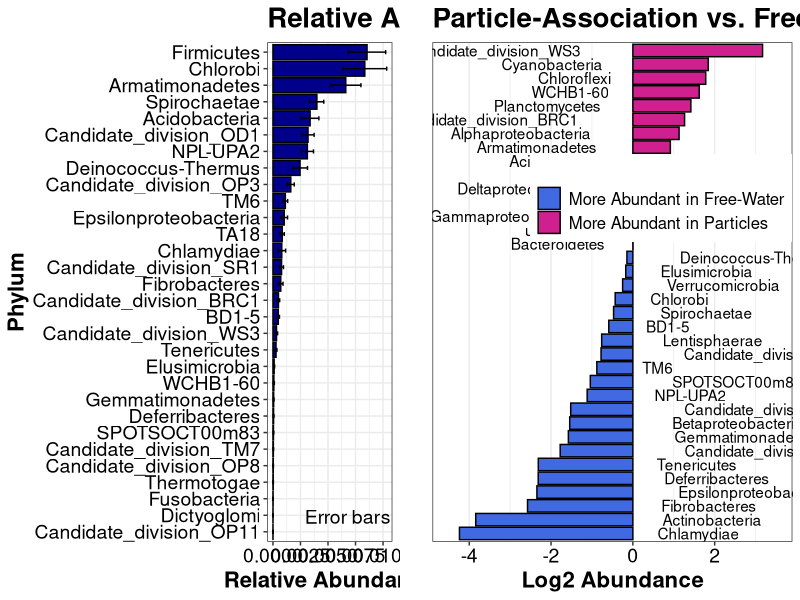
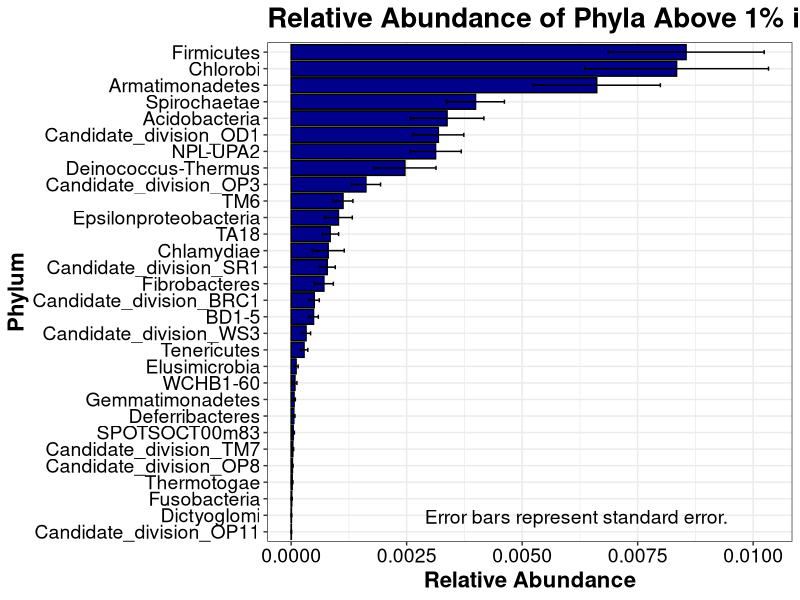
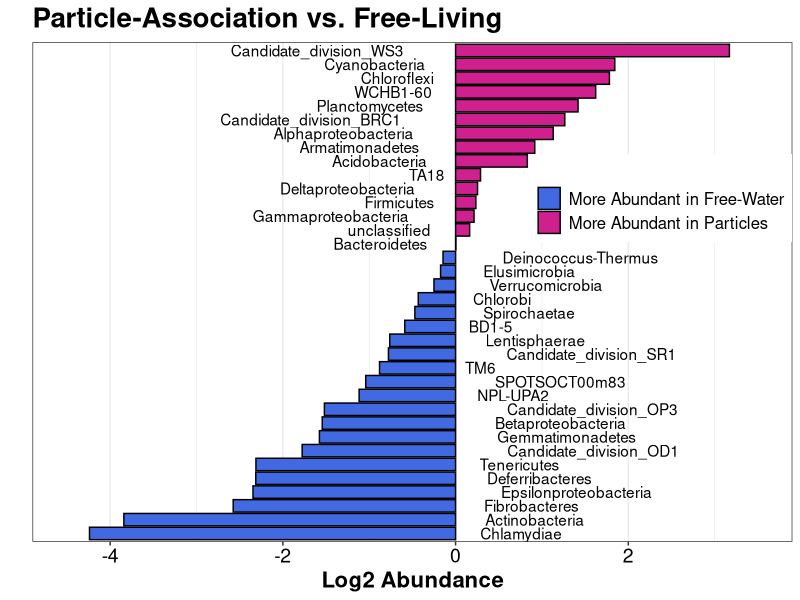

The R script that drew these images, in order:
## ---- chunk 1
library(ggplot2)
library(plyr)


phyla <- read.csv(file = "Phyla_Table.csv")
phyla <- subset(phyla,  select=c("sample", "trophicstate",  "Phylum", "abundPerPhylum", "filter", "lakenames", "limnion"))

class <- read.csv(file = "Class_Table.csv")
class <- subset(class,  select=c("sample", "trophicstate",  "Phylum", "Class", "AbundPerClass", "filter", "lakenames", "limnion"))

#Setting up our data frame
#To include the sub-phyla of the Proteobacteria merge the alpha, beta, delta, epsilon, gamma, 
#1.  Subset Proteo
proteo <- subset(class, Phylum == "Proteobacteria")
#2.  Subtract Proteos from phyla table
phyla <- subset(phyla, Phylum != "Proteobacteria")
#3.  Make class and phyla table the same -> a.  Remove Phylum column in class table
proteo$Phylum = NULL
#b.  Renmae Class column to be named Phylum to match phyla table
colnames(proteo) <- c("sample", "trophicstate", "Phylum", "SeqAbundance", "filter", "lakenames", "limnion")
colnames(phyla) <- c("sample", "trophicstate", "Phylum", "SeqAbundance", "filter", "lakenames", "limnion")
#4.  Rbind class and phyla tables.
data <- rbind(proteo, phyla)
#I normalized/rarefied at 8500 seqs, so to get relative abundance I am dividing by 8500
data$RelAbundance <- data$SeqAbundance/8500
data <- subset(data, lakenames != "Sherman")

#Summary stats for ratio analysis
##  Function below from this website:  http://www.cookbook-r.com/Graphs/Plotting_means_and_error_bars_(ggplot2)/
##  Gives count, mean, standard deviation, standard error of the mean, and confidence interval (default 95%).
##   data: a data frame.
##   measurevar: the name of a column that contains the variable to be summariezed
##   groupvars: a vector containing names of columns that contain grouping variables
##   na.rm: a boolean that indicates whether to ignore NA's
##   conf.interval: the percent range of the confidence interval (default is 95%)
summarySE <- function(data=NULL, measurevar, groupvars=NULL, na.rm=FALSE,
                      conf.interval=.95, .drop=TRUE) {
  require(plyr)
  
  # New version of length which can handle NA's: if na.rm==T, don't count them
  length2 <- function (x, na.rm=FALSE) {
    if (na.rm) sum(!is.na(x))
    else       length(x)
  }
  
  # This does the summary. For each group's data frame, return a vector with
  # N, mean, and sd
  datac <- ddply(data, groupvars, .drop=.drop,
                 .fun = function(xx, col) {
                   c(N    = length2(xx[[col]], na.rm=na.rm),
                     mean = mean   (xx[[col]], na.rm=na.rm),
                     sd   = sd     (xx[[col]], na.rm=na.rm)
                   )
                 },
                 measurevar
  )
  
  # Rename the "mean" column    
  datac <- rename(datac, c("mean" = measurevar))
  
  datac$se <- datac$sd / sqrt(datac$N)  # Calculate standard error of the mean
  
  # Confidence interval multiplier for standard error
  # Calculate t-statistic for confidence interval: 
  # e.g., if conf.interval is .95, use .975 (above/below), and use df=N-1
  ciMult <- qt(conf.interval/2 + .5, datac$N-1)
  datac$ci <- datac$se * ciMult
  
  return(datac)
}

### Let's just look at the relative abundance first
#sum_stats is a data frame for the relative abundance figure
sum_stats <- summarySE(data, measurevar = "RelAbundance", groupvars = "Phylum")
#Order by the SeqAbundance
sum_stats$Phylum <- factor(sum_stats$Phylum, levels = sum_stats$Phylum[order(sum_stats$RelAbundance)])
abund <- subset(sum_stats,RelAbundance<0.01)

####TO ADD ANNOTATION TEXT TO GRAPH BELOW
library(grid)  # http://zevross.com/blog/2014/08/04/beautiful-plotting-in-r-a-ggplot2-cheatsheet-3/#add-text-annotation-in-the-top-right-top-left-etc.-annotation_custom-and-friends
my_grob = grobTree(textGrob("Error bars represent standard error.", x=0.3,  y=0.05, hjust=0,
                            gp=gpar(col="black", fontsize=14)))

abund_plot <- ggplot(abund, aes(y=RelAbundance , x=Phylum))  +
  geom_bar(stat="identity", position=position_dodge(),  fill = "blue4", colour = "black") +
  theme_bw() + ggtitle("Relative Abundance of Phyla Above 1% in All Samples") +
  xlab("Phylum") + ylab("Relative Abundance") +
  geom_errorbar(aes(ymin = RelAbundance -se, ymax = RelAbundance +se), width = 0.25) + 
  coord_flip() +   annotation_custom(my_grob) +
  theme(axis.title.x = element_text(face="bold", size=16),
        axis.text.x = element_text(angle=0, colour = "black", size=14),
        axis.text.y = element_text(colour = "black", size=14),
        axis.title.y = element_text(face="bold", size=16),
        plot.title = element_text(face="bold", size = 20),
        legend.title = element_text(size=12, face="bold"),
        legend.text = element_text(size = 12),
        legend.position="none");


### On to calculating the log two fold abundance
summarystats <- summarySE(data, measurevar = "SeqAbundance", groupvars = c("filter", "Phylum"))
names(summarystats)[4]<-"Mean_SeqAbund"
free <- subset(summarystats, filter == "Free")
particle <- subset(summarystats, filter == "Particle")

#Calculate the log 2 ratio and create a new data frame
oddsratio <- log2(particle$Mean_SeqAbund/free$Mean_SeqAbund) #creates a vector
odds_ratio <- data.frame(free$Phylum, oddsratio) #combine the Phylum names with it
odds_ratio <- rename(odds_ratio, c("free.Phylum" = "Phylum"))
#  http://learnr.wordpress.com/2009/06/01/ggplot2-positioning-of-barplot-category-labels/
odds_ratio$colour <- ifelse(odds_ratio$oddsratio < 0, "firebrick1","steelblue")
odds_ratio$hjust <- ifelse(odds_ratio$oddsratio > 0, 1.3, -0.3)
#odds_ratio$Phylum <- factor(odds_ratio$Phylum, levels = odds_ratio$Phylum[order(odds_ratio$oddsratio)])

#Let's delete Phyla from our data frame that are Inf, -Inf, or NaN
Infs <- subset(odds_ratio, oddsratio == "Inf")
neg_Infs <- subset(odds_ratio, oddsratio == "-Inf")
#Now delete them.
odds_ratio <- subset(odds_ratio, Phylum != "Thermotogae" & Phylum != "Candidate_division_OP11" &
                 Phylum != "Candidate_division_OP8" & Phylum != "Dictyoglomi" &
                 Phylum != "Fusobacteria" & Phylum != "Candidate_division_TM7")

#Order by oddsratio!
#odds_ratio <- odds_ratio[with(odds_ratio, order(-oddsratio)),] #doesn't work right!!!!
odds_ratio$Phylum <- factor(odds_ratio$Phylum, levels = odds_ratio$Phylum[order(odds_ratio$oddsratio)])


#  http://learnr.wordpress.com/2009/06/01/ggplot2-positioning-of-barplot-category-labels/
ratio_plot <- ggplot(odds_ratio, aes(y=oddsratio, x = Phylum, label = Phylum, hjust=hjust, fill = colour)) + 
  geom_bar(stat="identity", position=position_dodge(), colour = "black") +
  geom_text(aes(y=0, fill = colour)) + theme_bw() + ylim(-4.5,3.5) +
  coord_flip() + ggtitle("Particle-Association vs. Free-Living") + 
  labs(y = "Log2 Abundance", x = "") + scale_x_discrete(breaks = NULL) +
  scale_fill_manual(name  ="", breaks=c("firebrick1", "steelblue"), 
                    labels=c("More Abundant in Free-Water", "More Abundant in Particles"),
                    values = c("royalblue","violetred")) +
  theme(axis.title.x = element_text(face="bold", size=16),
        axis.text.x = element_text(angle=0, colour = "black", size=14),
        axis.text.y = element_text(colour = "black", size=14),
        axis.title.y = element_text(face="bold", size=16),
        plot.title = element_text(face="bold", size = 20),
        legend.title = element_text(size=12, face="bold"),
        legend.text = element_text(size = 12),
        legend.justification=c(1,0), legend.position=c(1,0.6)); 


#Use a non-parametric test pairwise test = Pairwise Wilcoxon Test.
#Null Hypothesis:  The sequence abundance of particle and free living are the same (= to 0).
#Alternative Hypothesis:  The seq abundance of particle and free are different.
# If P is less than 0.05 then we reject the null hypothesis.
#wilcox.test(particle, free)

#To run a wilcox.test we can't just compare means -> we have to compare the distributions of our data
#To get the distributions:
dist <- subset(data, select = c("Phylum", "SeqAbundance", "filter", "sample")) #Get distributions from original file

#Let's make sure that all of the sample names are the same for particles as they are for frees
#This way we can check for what samples are missing, I first have to change the names of the samples to be the same
dist$sample2 <- gsub("3um", "", dist$sample) #create new column with substitute nothing for "3um"
dist$sample = NULL   #delete old column
names(dist)[4]<-"sample" #give original name again
dist$sample <- as.factor(dist$sample)
#Have the same sample name now

#Get the distributions of the data for each factor.
free_dist <- subset(dist, filter == "Free") #Make a free-living dist
part_dist <- subset(dist, filter == "Particle") #Make a particle-associated dist
#dim(free_dist); dim(part_dist) #They have different dims - time to fix this!

#What samples are missing from each data set
sux <- setdiff(free_dist$sample, part_dist$sample); 
this_sux <- setdiff(part_dist$sample, free_dist$sample); 

#Remove the above non-duplicate and duplicate samples that we found with sux and this_sux
#dim(free_dist); dim(part_dist) 
free_dist <- subset(free_dist, sample != "BASE2" & sample != "LONE1" & sample != "LONE2" & sample != "LONH2")
part_dist<- subset(part_dist, sample != "BSTE2" & sample !="GULH1" & sample !="LEEE1" & sample !="SIXE1" & sample !="SIXH2")
#dim(free_dist); dim(part_dist) # I'm so happy!!!

#We should also remove the phyla that gave us Inf, -Inf, or NaN from our log2 fold ratio
free_dist <- subset(free_dist, Phylum != "Thermotogae" & Phylum != "Candidate_division_OP11" & Phylum != "Candidate_division_TM7" & Phylum != "Candidate_division_OP8" & Phylum != "Dictyoglomi")
part_dist <- subset(part_dist, Phylum != "Thermotogae" & Phylum != "Candidate_division_OP11" & Phylum != "Candidate_division_TM7" & Phylum != "Candidate_division_OP8" & Phylum != "Dictyoglomi")
#dim(free_dist); dim(part_dist) # Good

##Make a vector of all the names of the Phyla in our samples
phylumlist_free<-as.character(unique(free_dist$Phylum))
phylumlist_part<-unique(part_dist$Phylum)
#setdiff(phylumlist_free, phylumlist_part)
phylumlist <- phylumlist_free

#Make data frame filled with NAs to hold results inside of
wresults<-data.frame(matrix(NA,length(phylumlist),2))
names(wresults) <- c("Phylum", "P_Value")

for(i in 1:length(phylumlist)){
  free_sub<- subset(free_dist, Phylum == phylumlist[i])
  part_sub<- subset(part_dist, Phylum == phylumlist[i])
  wilcox <- wilcox.test(part_sub$SeqAbundance, free_sub$SeqAbundance, paired = TRUE)
  wresults[i,1]<-phylumlist[i]
  wresults[i,2]<-wilcox$p.value
}
# warnings()

#We have to bonferroni correct because we ran 37 tests --> some are significant when they shouldn't be!
num_tests <- length(unique(wresults$Phylum))
wresults$Bonferroni_P<-wresults$P_Value/num_tests
P_cutoff <- 0.05/length(wresults$Phylum)
#length(wresults$Bonferroni_P[wresults$Bonferroni_P<P_cutoff])
sigresults<-subset(wresults,Bonferroni_P<P_cutoff)


library(grid)
pushViewport(viewport(layout = grid.layout(1, 2)))
print(abund_plot, vp = viewport(layout.pos.row = 1, layout.pos.col = 1))
print(ratio_plot , vp = viewport(layout.pos.row = 1, layout.pos.col = 2))
## ---- chunk 2
tableCat <- function(inFrame) {
    outText <- paste(names(inFrame), collapse = " | ")
    outText <- c(outText, paste(rep("---", ncol(inFrame)), collapse = " | "))
    invisible(apply(inFrame, 1, function(inRow) {
        outText <<- c(outText, paste(inRow, collapse = " | "))
    }))
    return(outText)
}
## ---- chunk 3
sigresults <- tableCat(sigresults)
sigresults <- cat(sigresults, sep = "\n")
